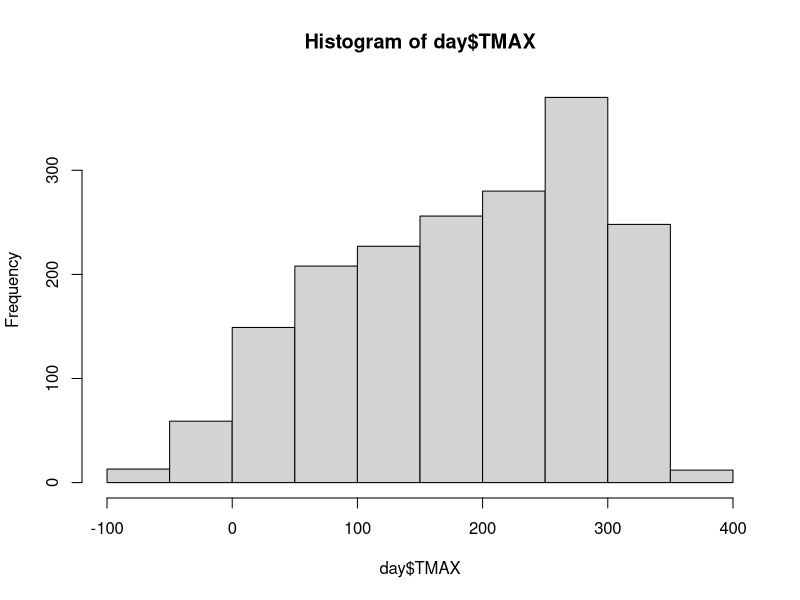
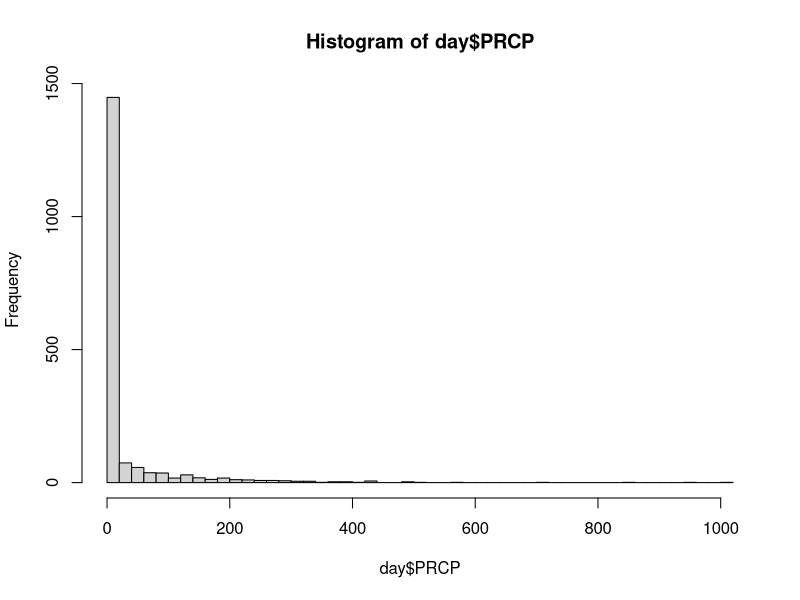
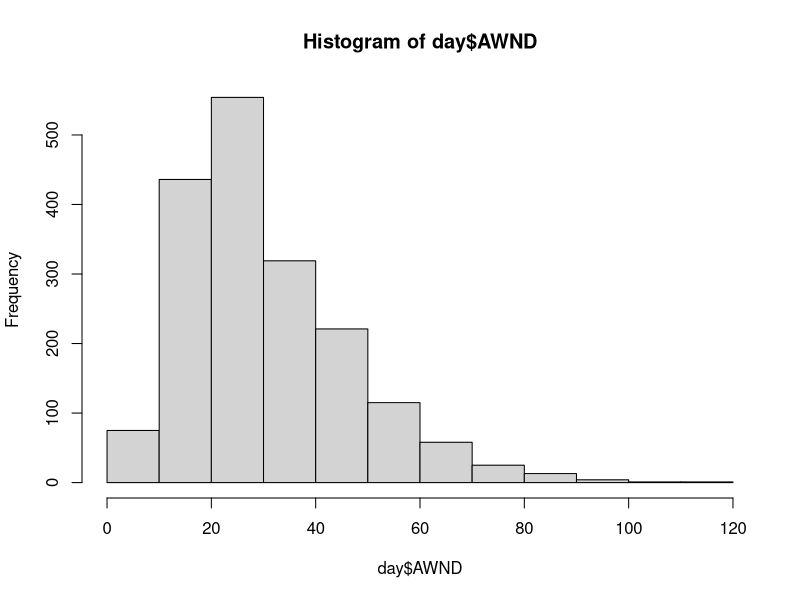
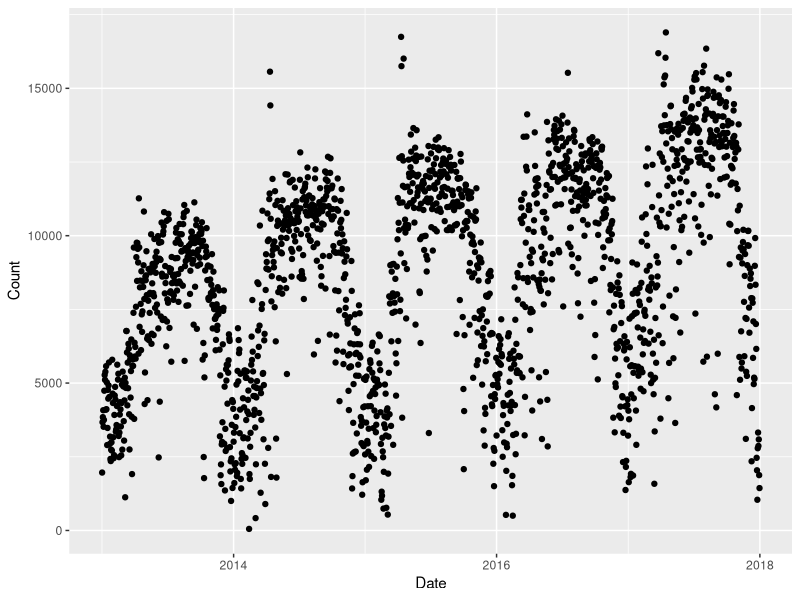
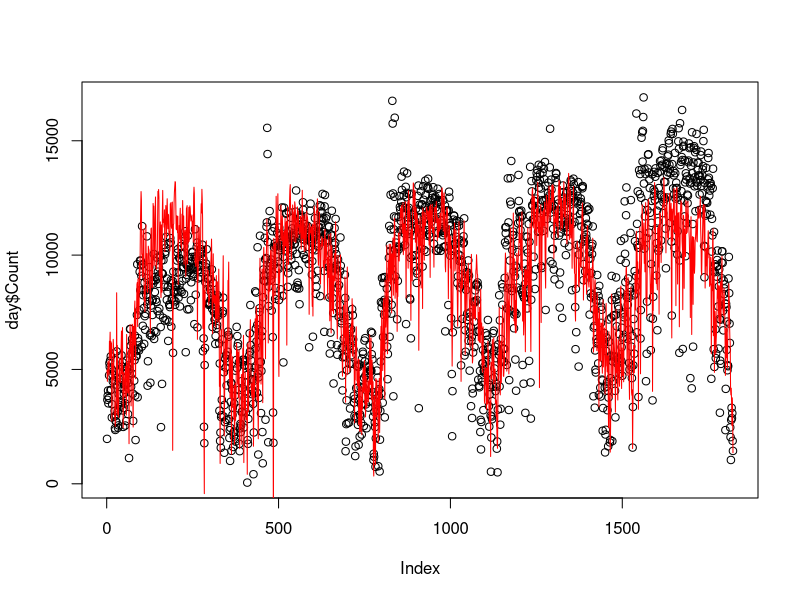
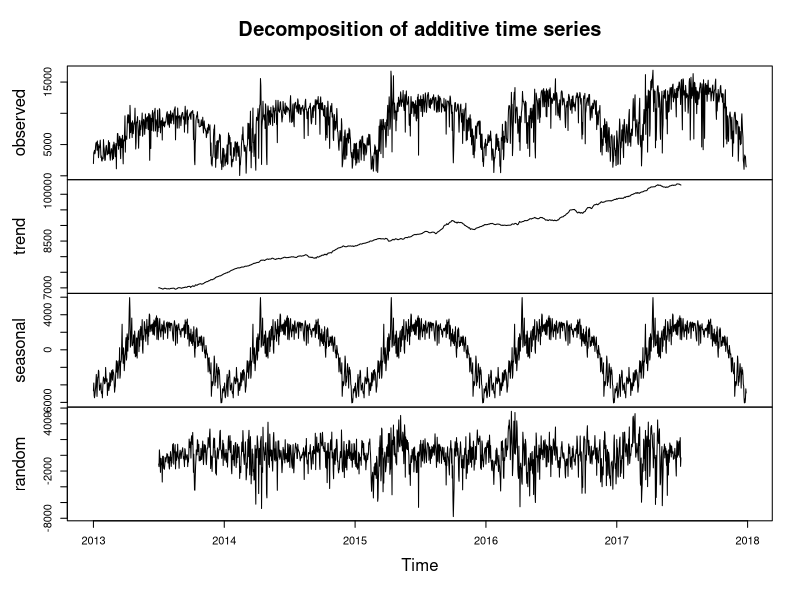
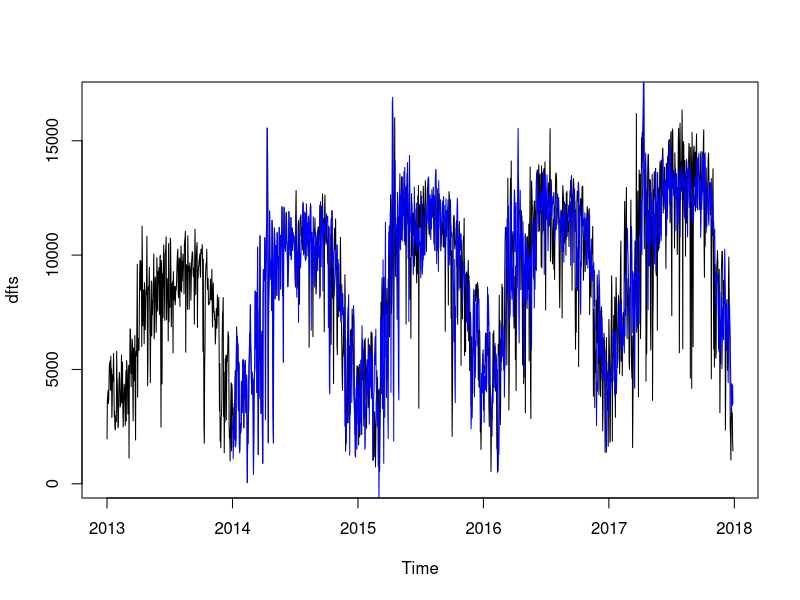
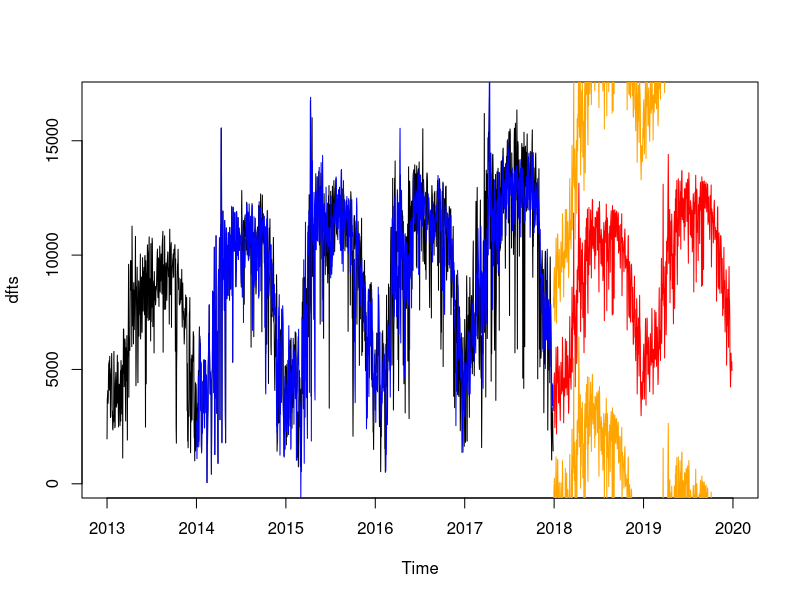

The R script that drew these images, in order:
library(tidyverse)
library(ggplot2)
require(gridExtra)
library(lubridate)


setwd(dirname(rstudioapi::getActiveDocumentContext()$path))

usage_date <- read_csv('bikeshare_usage_weather_by_date.csv')
day <- usage_date %>% select(Date, Count, TMAX, PRCP, AWND)

day$month <- format(as.Date(day$Date, format="%d/%m/%Y"),"%m")
day$day <- format(as.Date(day$Date, format="%d/%m/%Y"),"%d")

day$season = cut(lubridate::yday(day$Date - lubridate::days(79)), 
    breaks = c(0, 93, 187, 276, Inf), 
    labels = c("Spring", "Summer", "Autumn", "Winter"))

day$weekday <- wday(day$Date)
day$weekday <- as.factor(day$weekday)

hist(day$TMAX) # tenths of degree Celsius
hist(day$PRCP, breaks = 50) # tenths of mm
hist(day$AWND)

day |>
  ggplot(aes(Date, Count)) +
  geom_point()
# Observe the increase over time.

# As always, let's try linear regression first
lin_reg <- lm(Count ~ TMAX + PRCP + AWND + weekday + season, data = day)
summary(lin_reg)
# Adjusted R-squared 0.7175 is an improvement over linear regression run 
# on our initial dataset.
pred <- predict(lin_reg, day)
plot(day$Count)
lines(pred, col = 'red')
# Obviously, we can see linear regression overestimating usage in the first year 
# and underestimating in the last year of out dataset

# Reusing Josh's Code for Holt-Winters
dfts <- ts(day$Count, frequency = 365, start = c(2013, 01,01))
components_dfts <- decompose(dfts)
plot(components_dfts)

hw1 <- HoltWinters(dfts)
plot(dfts)
lines(hw1$fitted[,1], col = 'blue')

hw1.pred <- predict(hw1, 730, prediction.interval = TRUE, level = 0.95)
plot(dfts, xlim=c(2013, 2020))
lines(hw1$fitted[,1], col = 'blue')
lines(hw1.pred[,1], col = 'red')
lines(hw1.pred[,2], col = 'orange')
lines(hw1.pred[,3], col = 'orange')

# Holt-Winters error bars are still really wide, and the prediction appears underfit
